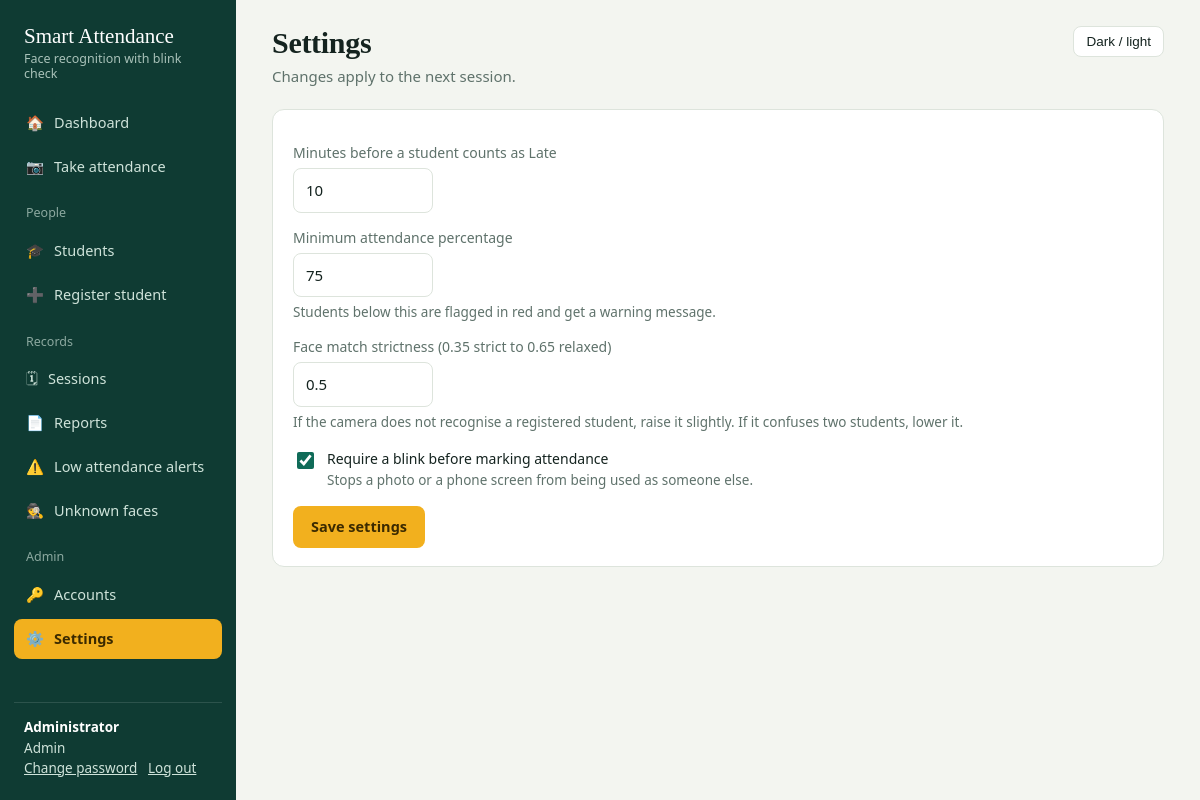
The app's page /settings (signed in) with its own data.
### tables this page shows
CREATE TABLE settings (
        key TEXT PRIMARY KEY,
        value TEXT NOT NULL
    );

### app.py (the view, shortened to what this page needs)
@app.route("/settings", methods=["GET", "POST"])
@login_required("admin")
def settings():
    return render_template("settings.html", s={k: db.get_setting(k) for k in db.DEFAULT_SETTINGS})

### app.py (called while the page is built)
def login_required(*roles):
    def deco(fn):
        @wraps(fn)
        def wrapper(*args, **kwargs):
            if "uid" not in session:
                if request.path.startswith("/api/"):
                    return jsonify(error="Please log in again."), 401
                return redirect(url_for("login", next=request.path))
            if roles and session.get("role") not in roles:
                if request.path.startswith("/api/"):
                    return jsonify(error="You do not have access to this."), 403
                flash("You do not have access to that page.", "error")
                return redirect(url_for("home"))
            return fn(*args, **kwargs)
        return wrapper
    return deco

@app.context_processor
def inject_user():
    return {"me": {"name": session.get("name"), "role": session.get("role")},
            "ep": request.endpoint or ""}

### database.py (called while the page is built)
def get_conn():
    conn = sqlite3.connect(DB)
    conn.row_factory = sqlite3.Row
    return conn

def get_setting(key, default=None):
    conn = get_conn()
    row = conn.execute("SELECT value FROM settings WHERE key=?", (key,)).fetchone()
    conn.close()
    if row:
        return row["value"]
    return DEFAULT_SETTINGS.get(key, default)

### templates/settings.html (shortened to what this page needs)
{% extends "base.html" %}
{% block head %}<h1>Settings</h1><p>Changes apply to the next session.</p>{% endblock %}
{% block content %}
<div class="panel">
  <form method="post">
    <label for="late">Minutes before a student counts as Late</label>
    <input id="late" name="late_minutes" type="number" min="1" max="180" value="{{ s.late_minutes }}" style="max-width:140px">
    <label for="thr">Minimum attendance percentage</label>
    <input id="thr" name="threshold" type="number" min="50" max="95" value="{{ s.threshold }}" style="max-width:140px">
    <p class="hint">Students below this are flagged in red and get a warning message.</p>
    <label for="tol">Face match strictness (0.35 strict to 0.65 relaxed)</label>
    <input id="tol" name="tolerance" type="number" step="0.01" min="0.35" max="0.65" value="{{ s.tolerance }}" style="max-width:140px">
    <p class="hint">If the camera does not recognise a registered student, raise it slightly. If it confuses two students, lower it.</p>
    <label class="check"><input type="checkbox" name="require_blink" {{ 'checked' if s.require_blink == '1' }}>
      <span>Require a blink before marking attendance<br><span class="hint">Stops a photo or a phone screen from being used as someone else.</span></span></label>
    <div class="actions"><button class="btn">Save settings</button></div>
  </form>
</div>
{% endblock %}

### static/style.css (style rules this page uses)
:root { --paper: #f3f5f0; --panel: #ffffff; --ink: #14231f; --muted: #5f726b; --line: #dde4dc; --side: #0f3b33; --side-ink: #cfe3da; --brand: #f2b01e; --brand-ink: #3b2a00; --link: #0f6b58; --present: #1f8a5b; --late: #b86e00; --absent: #c8453a; --present-bg: #dff3e8; --late-bg: #fbecc9; --absent-bg: #f9dfdb; --risk-bg: #fdf1ef; --serif: Georgia, "Times New Roman", serif; --sans: "Segoe UI", system-ui, -apple-system, Roboto, Arial, sans-serif; }
* { box-sizing: border-box; }
html { color-scheme: light; }
body { margin: 0; background: var(--paper); color: var(--ink); font-family: var(--sans); font-size: 15px; line-height: 1.5; font-variant-numeric: tabular-nums; }
h1, h2, h3 { font-family: var(--serif); font-weight: 700; margin: 0; letter-spacing: -0.01em; }
h1 { font-size: 30px; line-height: 1.15; }
.top p { margin: 4px 0 0; color: var(--muted); }
.panel { background: var(--panel); border: 1px solid var(--line); border-radius: 12px; padding: 18px 20px; margin-bottom: 18px; }
label { display: block; font-size: 14px; color: var(--muted); margin: 14px 0 5px; }
input[type=text], input[type=password], input[type=number], select, textarea { width: 100%; max-width: 380px; padding: 10px 12px; font: inherit; color: var(--ink); background: var(--panel); border: 1px solid var(--line); border-radius: 8px; }
.check { display: flex; gap: 10px; align-items: flex-start; margin: 16px 0 4px; color: var(--ink); }
.check input { margin-top: 4px; width: 17px; height: 17px; accent-color: var(--link); }
.hint { color: var(--muted); font-size: 13.5px; margin: 5px 0 0; }
.btn { display: inline-block; font: inherit; font-weight: 600; font-size: 14.5px; cursor: pointer; text-decoration: none; background: var(--brand); color: var(--brand-ink); border: 0; border-radius: 8px; padding: 10px 18px; }
.actions { display: flex; gap: 10px; flex-wrap: wrap; align-items: center; margin-top: 16px; }

### records on screen
settings: late_minutes "10"
settings: threshold "75"
settings: tolerance "0.5"

### other values on screen
{{ icon }} "🏠 📷 🎓 ➕ 🗓 📄 ⚠️ 🕵️ 🔑 ⚙️"
{{ label }} "Dashboard Take attendance Students Register student Sessions Reports Low attendance alerts Unknown faces Accounts Settings"
{{ me.name }} "Administrator"
{{ me.role|capitalize }} "Admin"
